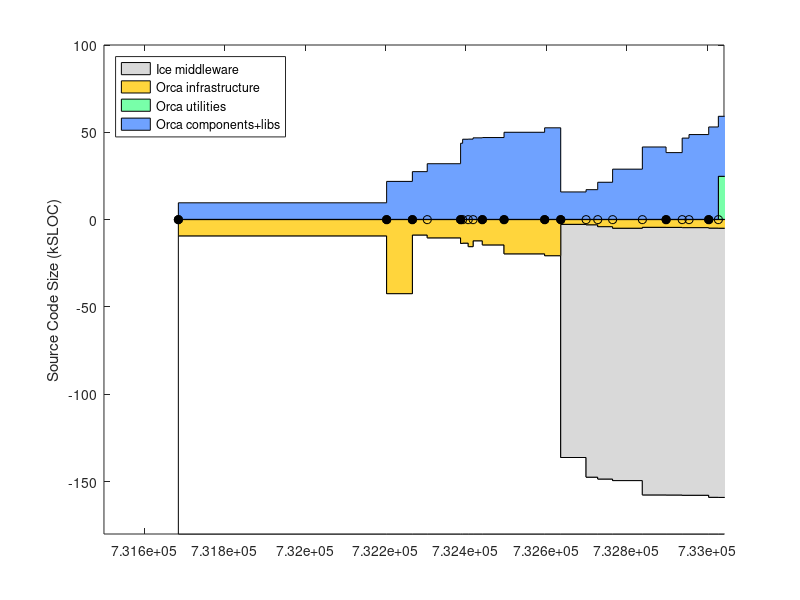

Here is the MATLAB script that generated this plot: (Note: this script raises an error after producing the figure.)
% keep track of orca project size using sloccount
clear all

% include/* except: include/{Freeze IceSSL IcePatch2}
% src/{Ice Slice IceGrid icecpp IceStorm slice2cpp IceUtil IceBox IceXML}
%  Sice212 = [
%  (7842-1000) + (22093+18419+11499+10568+4392+4200+4252+567+316)
%  ];
%  Sice301 = [
%  (8164-1000) + (23018+19384+19169+10596+4479+4343+4308+622+319)
%  ];
% same as above, but now also add Java:
% src/{IceInternal Ice IceUtil IceBox}
%  Sice310 = [
%  (8810-1200) + (24275+20494+22689+10587+4569+4877+4770+667+319) + (13190+6915+1262+493)
%  ];
%  Sice311 = [
%  (8950-1275) + (24511+20505+22898+10590+4600+4884+4782+683+323) + (13266+6929+1262+504)
%  ];

% it's much easier to count the whole of Ice (we use most of it anyway)
% sloccount include/ src/
% (this does not account for .ice files in [ice]/slice/* but it's a small fraction of total)
Sice212 = 133523;
Sice301 = 144513;
Sice310 = 153243;
Sice311 = 154145;
Sice320 = 168475;

% for comparison, ASN
%  Sasn = 90433;

% indeces
iyy=1;
imm=2;
idd=3;
iver=4;
isub=5;
ibase=6;
icomp=7;
iutil=8;

Sorca = [ ...
% YY    MM  DD  ?   SUB     BASE        COMP           UTILS        VERSION
% 0.8.6: a single distro, divide in halves arbitrarily
2003     4  14  1   0       18930/2     18930/2             0      % 0.8.6 (last change in doc/ChangeLog
% BASE: orca-base
% COMP: orca-components
2004     9  13  1   0       42543       21726               0      % 0.11.0
2004    11  16  1   0       8963        27310               0      % 0.12.0
2004    12  23  0   0       10596       31845               0      % 0.12.1
2005     3  16  1   0       13767       43576               0      % 0.13.0
2005     3  21  0   0       13620       45874               0      % 0.13.1
2005     4   4  0   0       15630       45944               0      % 0.13.2
2005     4  16  0   0       12283       46666               0      % 0.13.3
2005     5   9  1   0       14639       46837               0      % 0.14.0
2005     7   2  1   0       19751       49854               0      % 0.15.0
2005    10  11  1   0       20818       52408               0      % 1.0.0
% BASE: just orcaice w/out test + interfaces/slice
% COMP: comp + util - orcaice 
2005    11  20  1   Sice212 2320+530    9226+8781-2320      0      % 2.0.0-rc1
2006     1  22  0   Sice301 2511+596    9801+9695-2511      0      % 2.0.0-rc2
2006     2  20  0   Sice301 3369+813    9867+14734-3369     0      % 2.0.0-rc3
2006     3  29  0   Sice301 4022+1052   14625+18131-4022    0      % 2.0.0-rc4
2006     6  11  0   Sice310 3439+1116   19999+24867-3439    0      % 2.0.0-rc5
2006     8   9  1   Sice310 3482+1116   19979+21711-3482    0      % 2.0.0
2006     9  18  0   Sice310 3647+1094   19317+30847-3647    0      % 2.0.1
2006    10   5  0   Sice310 3644+1094   20384+31798-3644    0      % 2.0.2
2006    11  23  1   Sice311 3831+1178   21408+35311-3831    0      % 2.1.0
% BASE: cd src; sloccount libs/orcaice/ MINUS sloccount libs/orcaice/test PLUS sloccount interfaces/slice
% COMP: cd src; sloccount components/ libs/ MINUS sloccount libs/orcaice/ libs/orcaq* libs/orcalog* libs/orcaprobe*
% UTIL: cd src; sloccount utils libs/orcaq* libs/orcalog* libs/orcaprobe*
2006    12  17  0   Sice311 5615-1784+1240  60241-25885     24644  % 2.1.1
2007     2   2  1   Sice311 6225-2011+1671  70376-29436     28519  % 2.2.0
2007     4  10  1   Sice320 6232-2011+1671  72704-30907     30121  % 2.3.0
2007     6   3  1   Sice320 6837-2056+1682  75506-31245     30166  % 2.4.0
2007     8   3  1   Sice320 6837-2056+1682  75506-31245     30166  % 2.5.0
];
Vorca ={'0.8.6', '0.11.0', '0.12.0', '0.12.1', '0.13.0', '0.13.1', '0.13.2', '0.13.3', '0.14.0', '0.15.0', '1.0.0', ...
    '2.0.0-rc1', '2.0.0-rc2', '2.0.0-rc3', '2.0.0-rc4', '2.0.0-rc5', '2.0.0', '2.0.1', '2.0.2', '2.1.0', '2.1.1', ...
    '2.2.0', '2.3.0', '2.4.0', '2.5.0' }';

% add a dummy release just for display
Sorca(end+1,:) = Sorca(end,:);
Sorca(end,imm) = Sorca(end,imm)+1;
Sorca(end,iver) = 0;
Vorca{end+1} = 'dummy';

% convert dates
Torca = datenum(Sorca(:,iyy),Sorca(:,imm),Sorca(:,idd));

% 2nd digit releases
i2 = (Sorca(:,iver)==1);
Torca2 = Torca(i2);
Vorca2 = Vorca(i2);

Splayer = [ 
% YY    MM  DD  ?   SUB     BASE                COMP       VERSION
% BASE: (server-drivers)+client_libs
% COMP: drivers + utils
2002    12 04   1  0    (17331-12037)+9188      12037+2685 % 1.3.1
2003    7  15   1  0    (30452-24334)+12458     24334+3064 % 1.4rc1
2003    12 07   1  0    (37378-30947)+13110     30947+9633 % 1.4rc2
2004    5  31   1  0    (49225-42643)+13664     42643+3550 % 1.5
2004    11 12   1  0    (50758-43190)+13545     43190+4479 % 1.6
2005    1  31   0  0    (52069-44517)+13576     44517+4662 % 1.6.2
2005    7  28   0  0    (53348-45686)+14300     45686+5188 % 1.6.5
% BASE: (libplayercore-./bindings) + client_libs + (libplayertcp-./bindings)
% note: libplayerxdr is autogenerated
% COMP: server + utils
2005    10 25   0  0    (4866-0)+7560+(1391-0)  46474+5725         % 2.0pre7
% BASE: sloccount libplayercore client_libs libplayertcp 
%           MINUS sloccount libplayercore/bindings/ MINUS sloccount libplayertcp/bindings
% note: libplayerxdr is autogenerated
% COMP: sloccount server utils
2006    2  28   1  0    63992-47749-1291        54704 % 2.0.0
2006    3  25   1  0    65606-48912-1291        53033 % 2.0.1
2006    6   9   1  0    69083-51546-1319        61421 % 2.0.2
2006    9  26   1  0    69388-51546-1319        64088 % 2.0.3
2007    5   2   1  0    69602-51686-1359        67985 % 2.0.4
];
Tplayer = datenum(Splayer(:,1),Splayer(:,2),Splayer(:,3));

Smax = 180;
d0 = [Torca Torca]'; d0=d0(:); d0(1)=[];
d1 = Smax-Sorca(:,isub)-Sorca(:,ibase); d1 = [d1 d1]'; d1=d1(:); d1(end)=[];
d2 = Sorca(:,isub); d2 = [d2 d2]'; d2=d2(:); d2(end)=[];
d3 = Sorca(:,ibase); d3 = [d3 d3]'; d3=d3(:); d3(end)=[];
d4 = Sorca(:,icomp); d4 = [d4 d4]'; d4=d4(:); d4(end)=[];
d5 = Sorca(:,iutil); d5 = [d5 d5]'; d5=d5(:); d5(end)=[];

figure(1), clf
ha=area( d0, [d1 d2 d3 d5 d4]/1e3, -Smax ); hold on
plot( Torca, 0*Torca, 'k-o' )
h2=plot( Torca2, 0*Torca2, 'ko' );
set(h2,'markerfacecolor','k')
ylabel('Source Code Size (kSLOC)')

set(ha(1),'facecolor',1*[1 1 1]);
set(ha(2),'facecolor',.85*[1 1 1]);
set(ha(3),'facecolor',min(255,[255 153 0]+60)/255);
set(ha(4),'facecolor',min(255,[60 255 109]+60)/255);
set(ha(5),'facecolor',min(255,[51 102 255]+60)/255);
ha(1)=[];
legend(ha,'Ice middleware','Orca infrastructure', 'Orca utilities','Orca components+libs', 'Location','NorthWest')
%  xlim(datenum([2004;2005],[7;7],[1;1]) )
ylim([-Smax 100])
ax=axis;
xlim( [ax(1) datenum([2006 12 31])] )
ax=axis;
% label releases
mark('x', Torca2 )
i2odd = (1:2:length(Torca2));
ht = text(Torca2(i2odd)+5,.04*ax(4)*ones(length(i2odd),1),Vorca2(i2odd));
set(ht,'fontsize',8)
i2even = (2:2:length(Torca2));
ht = text(Torca2(i2even)+5,.08*ax(4)*ones(length(i2even),1),Vorca2(i2even));
set(ht,'fontsize',8)
datetick( 'x', 12 )
hp = plot( Tplayer, -Splayer(:,ibase)/1e3, 'k--o', Tplayer, Splayer(:,icomp)/1e3, 'k--o' );
set(hp, 'color', .5*[1 1 1] )
hpt = text( Tplayer(2), -Splayer(2,ibase)/1e3-8, 'Player infrastructure');
set(hpt, 'color', .5*[1 1 1] )
hpt = text( Tplayer(2), Splayer(2,icomp)/1e3-5, 'Player "components+utils"');
set(hpt, 'color', .5*[1 1 1] )
%mark('y', Dasn(1,1)/1e3 );
%text( datenum([2003 5 1]), Dasn(1,1)/1e3, 'ASN')
xlabel('Releases')
title('http://orca-robotics.sf.net')

ht=text(datenum(2003,7,1),-Smax+15, '*   generated using David A. Wheeler`s SLOCCount' );
set(ht,'fontsize',8)
ht=text(datenum(2003,7,1),-Smax+5, '** see data in [ORCA2]/scripts/matlab/sloccount/slocs.m' );
set(ht,'fontsize',8)

return
wpos = get(gcf,'position')
ppos = get(gcf,'paperposition')
ppos(4) = wpos(4) * ppos(3)/wpos(3);
ppos
set(gcf,'paperposition', ppos );
print -dpng 'release_sloc_hist'

set(gca,'xtick',Torca2, 'xticklabel', v2)
mark('x',2005)
text(2005,0,'2005')
